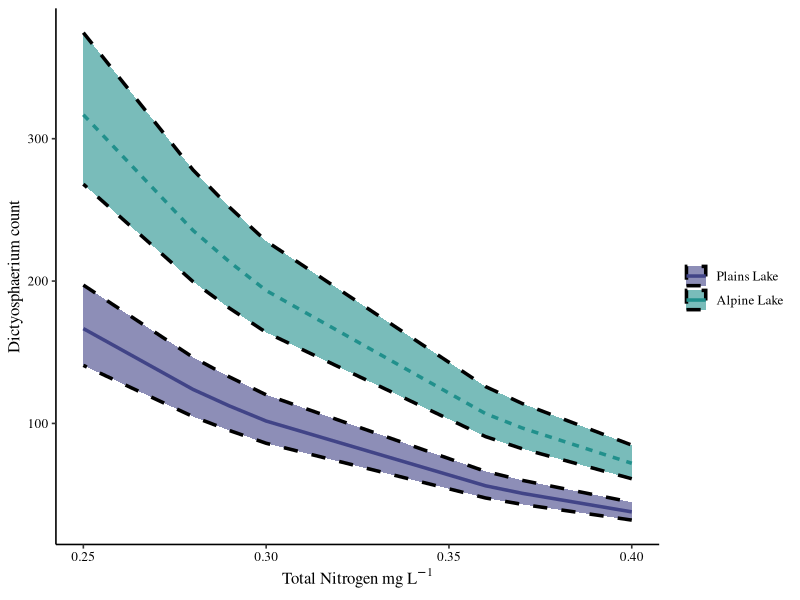
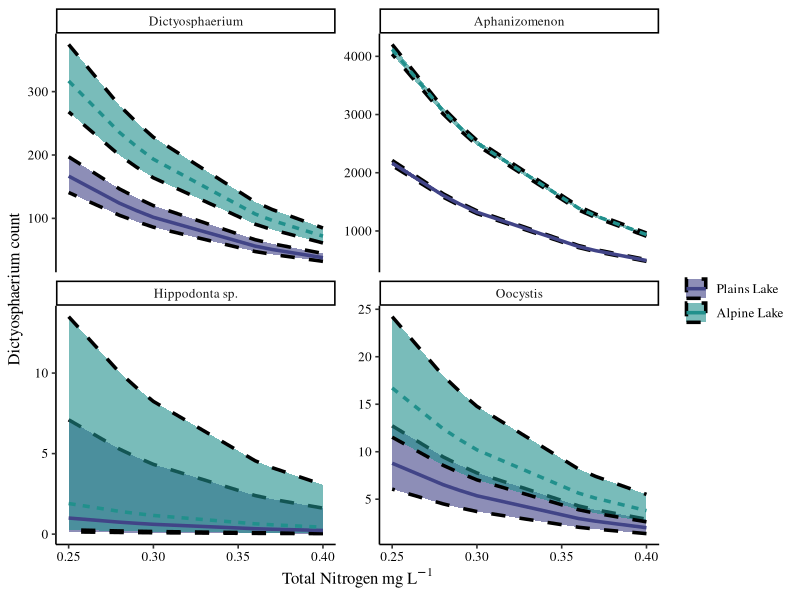
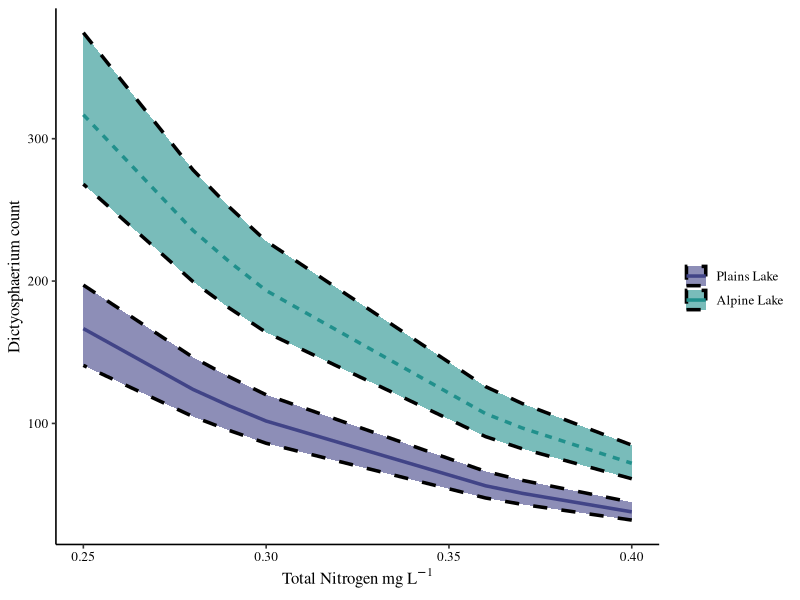
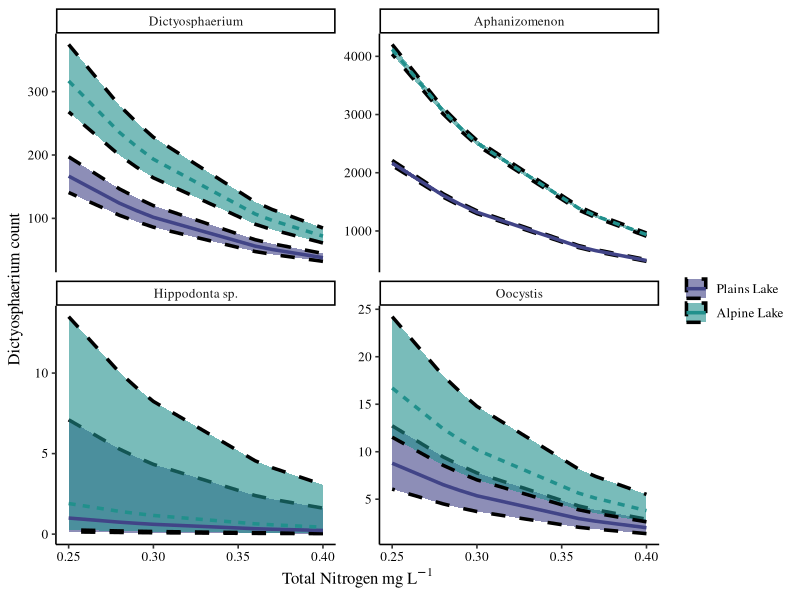

The R script that drew these images, in order:
# looking at phyto counts for DataViz homework Dec. 2022

library(tidyverse)

phyto.count <- read_csv('Data/RawData_WYDEQ/Phytoplankton_2013-2021.csv', skip = 5)
chemphys <- read_csv("Data/RawData_WYDEQ/ChemPhysData_2002-2021.csv")

phyto.count2 <- phyto.count |>
  select('StationID', 'CollDate', 'Genus/Species/Variety', 'Individuals (Raw Cnt)') |>
  distinct() 

chemphys2 <- chemphys |>
  filter(SampleDepth == 0.5,
         ShortName_Revised %in% c('Phosphorus as P (total)', 'Total Nitrogen (unfiltered)')) |>
  pivot_wider(names_from = c('ShortName_Revised', 'ChemUnits'), values_from = 'ChemValue') |>
  distinct() 
  

combine <- inner_join(phyto.count2, chemphys2,  by = c("StationID", "CollDate")) |>
  rename(TN_mgL = `Total Nitrogen (unfiltered)_mg/l`,
         TP_mgL = `Phosphorus as P (total)_mg/l`,
         Count = `Individuals (Raw Cnt)`,
         Spp = `Genus/Species/Variety`) #|>
  #filter(CommonName == 'Boysen Reservoir')
#table(combine$Genus.Species.Variety)

# count model 
m1 <- glm(data = combine, Count ~ TN_mgL + Spp + Elevation, family = 'poisson')
summary(m1)

library(ggeffects)
# how do counts of a single zoop species vary with increasing TN concentration and how does this relationship vary across elevation?
newd <- data.frame(ggpredict(m1, terms = c('TN_mgL[all]', 'Spp[Dictyosphaerium]', 'Elevation[all]'), interval = 'confidence', ci.lvl = 0.9)) |>
  mutate(facet = as.factor(facet))

ggplot(newd, aes(x, predicted)) +
    geom_ribbon(aes(ymin = conf.low, ymax = conf.high, fill = facet), alpha = 0.6,
                linetype = 'dashed', color = 'black', linewidth = 1.2) +
  geom_line(aes(color = facet, linetype = facet), linewidth = 1.2) +
  scale_fill_viridis_d(option = 'viridis', begin = 0.2, end = 0.5, direction = 1, # These two scale_fill/colors with all the same specs provides one nice legend!!
                       name = '',
                       breaks = c('4726.48','9050'),
                       labels = c('Plains Lake','Alpine Lake')) +
  scale_color_viridis_d(option = 'viridis', begin = 0.2, end = 0.5, direction = 1,
                        name = '',
                        labels = c('Plains Lake', 'Alpine Lake'),
                        breaks = c('4726.48','9050')) +
  labs(x = 'Total Nitrogen'~mg~L^-1, y = "Dictyosphaerium count") +
  guides(linetype = 'none') +
  theme_classic(base_size = 12) +
  theme(text = element_text(family = 'serif'),
        axis.text = element_text(color = 'black'))

ggsave('zoopcounthomework.png', height = 4.5, width = 6.5, units = 'in', dpi = 1200)


# alternative count model 
m1 <- glm(data = combine, Count ~ TN_mgL + Spp + Elevation, family = 'poisson')
summary(m1)

library(ggeffects)
# how do counts of zoop species vary with increasing TN concentration and how does this relationship vary across elevation?
newd <- data.frame(ggpredict(m1, terms = c('TN_mgL[all]', 'Spp[Dictyosphaerium,Aphanizomenon,Hippodonta sp.,Oocystis]', 'Elevation[all]'), interval = 'confidence', ci.lvl = 0.9)) |>
  mutate(facet = as.factor(facet))

ggplot(newd, aes(x, predicted)) +
  geom_ribbon(aes(ymin = conf.low, ymax = conf.high, fill = facet), alpha = 0.6,
              linetype = 'dashed', color = 'black', linewidth = 1.2) +
  geom_line(aes(color = facet, linetype = facet), linewidth = 1.2)  +
  facet_wrap(.~group, scales = 'free_y') +
  scale_fill_viridis_d(option = 'viridis', begin = 0.2, end = 0.5, direction = 1, # These two scale_fill/colors with all the same specs provides one nice legend!!
                       name = '',
                       breaks = c('4726.48','9050'),
                       labels = c('Plains Lake','Alpine Lake')) +
  scale_color_viridis_d(option = 'viridis', begin = 0.2, end = 0.5, direction = 1,
                        name = '',
                        labels = c('Plains Lake', 'Alpine Lake'),
                        breaks = c('4726.48','9050')) +
  labs(x = 'Total Nitrogen'~mg~L^-1, y = "Dictyosphaerium count") +
  guides(linetype = 'none') +
  theme_classic(base_size = 12) +
  theme(text = element_text(family = 'serif'),
        axis.text = element_text(color = 'black'))

ggsave('zoopcounthomework_option2.png', height = 4.5, width = 6.5, units = 'in', dpi = 1200)
